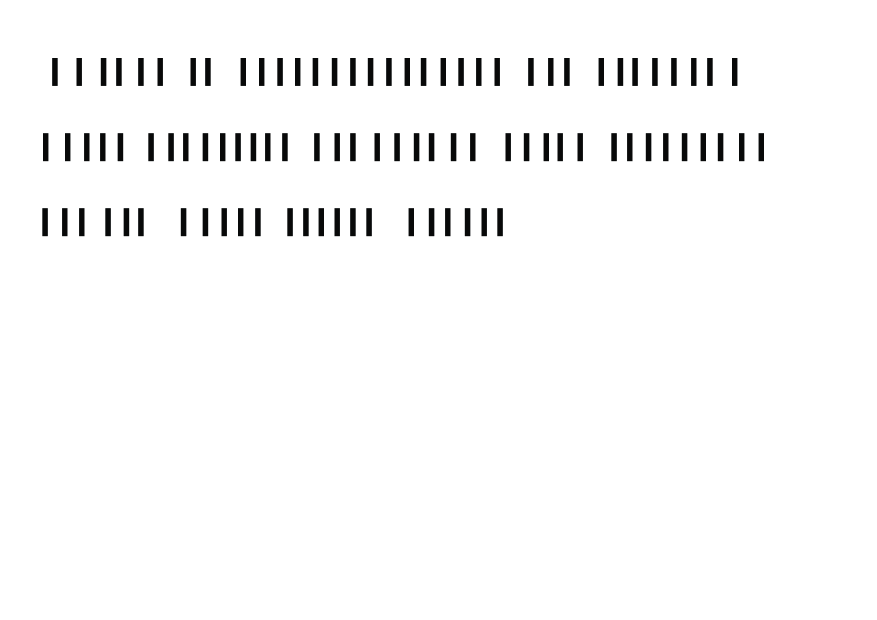
#> input picture research-img-recognition/bars_targets_train/Lbarc1.png, 1754 x 1240 px (shown at 1/2 size); its folder holds only this picture in this run
$ python crop_bars.py
#> lines starting #> are read from the running program, lines starting #| are printed output that depends on the picture; after the words box and inside, x2 and y2 are one past the last pixel; in counts of white or black regions, pixels touching at a corner belong together
import cv2
import numpy as np

def crop_text_and_standardize(image_path, target_size=(256, 256)):
    # Load image as grayscale
#> called with target_size = (256, 256)
    img = cv2.imread(image_path, cv2.IMREAD_GRAYSCALE)
#> img: shape (1240, 1754); min 8, max 255, mean 248.4

    # Threshold to binary (text is black)
    _, binary = cv2.threshold(img, 200, 255, cv2.THRESH_BINARY_INV)
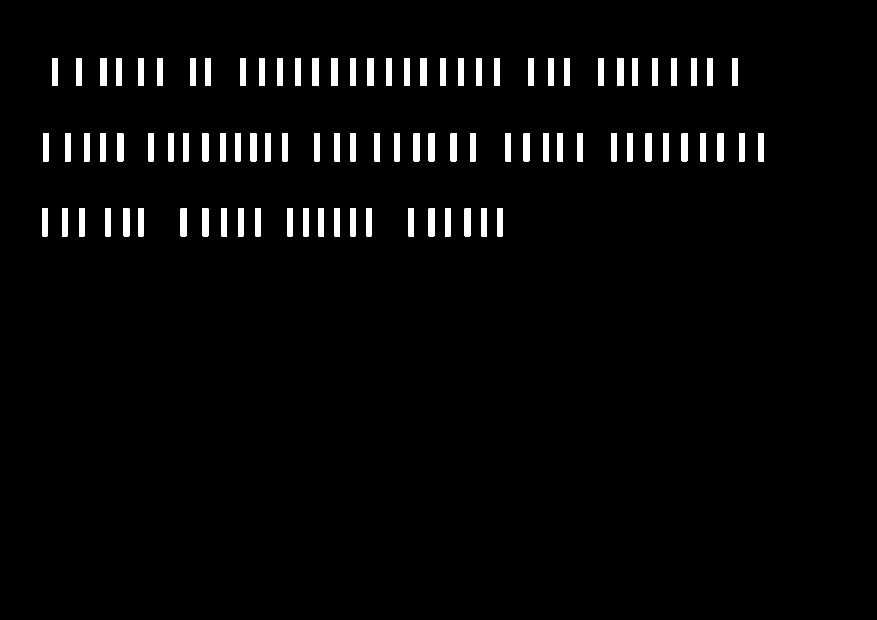
#> binary: shape (1240, 1754) (shown at 1/2 size); 2.8% white; 94 white regions

    # Find contours of the text regions
    contours, _ = cv2.findContours(binary, cv2.RETR_EXTERNAL, cv2.CHAIN_APPROX_SIMPLE)
#> contours = 94 contours; largest, box (x1, y1, x2, y2) and area: (994, 416, 1006, 473) 614, (929, 416, 941, 473) 614, (857, 416, 869, 473) 614, (732, 416, 744, 473) 614, (700, 416, 712, 473) 614

    # If no contours found, return resized original
    if not contours:
        return cv2.resize(img, target_size)

    # Get bounding box around all contours
    x_min = min(cv2.boundingRect(c)[0] for c in contours)
#> x_min = 84
    y_min = min(cv2.boundingRect(c)[1] for c in contours)
#> y_min = 116
    x_max = max(cv2.boundingRect(c)[0] + cv2.boundingRect(c)[2] for c in contours)
#> x_max = 1528
    y_max = max(cv2.boundingRect(c)[1] + cv2.boundingRect(c)[3] for c in contours)
#> y_max = 473

    cropped = img[y_min:y_max, x_min:x_max]
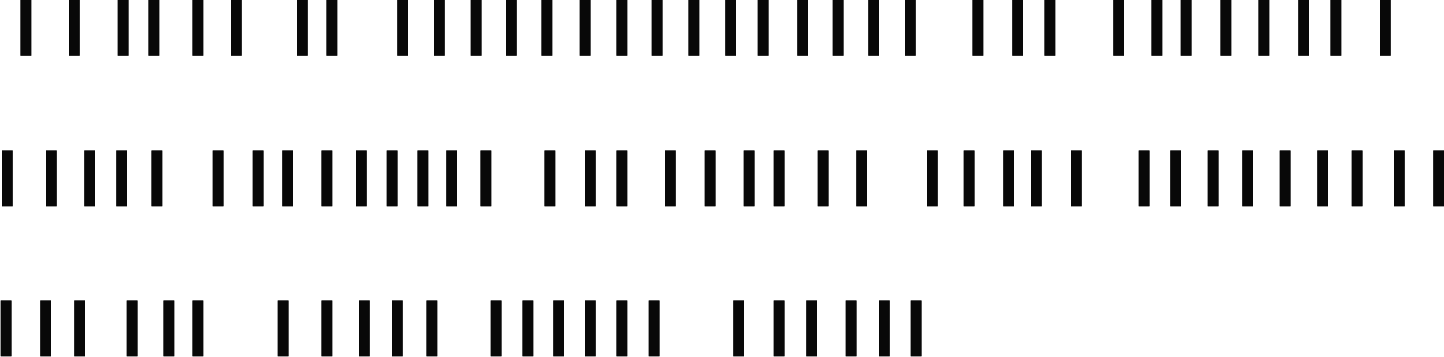
#> cropped: shape (357, 1444); min 8, max 255, mean 227.3

    # Compute padding to reach target size while keeping aspect ratio
    h, w = cropped.shape
#> h = 357; w = 1444
    scale = min(target_size[0] / h, target_size[1] / w)
#> scale = 0.177
    new_h, new_w = int(h * scale), int(w * scale)
#> new_h = 63; new_w = 256

    resized = cv2.resize(cropped, (new_w, new_h), interpolation=cv2.INTER_AREA)
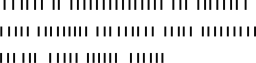
#> resized: shape (63, 256); min 8, max 255, mean 227.3

    # Create white canvas and paste resized text image centered
    canvas = np.ones(target_size, dtype=np.uint8) * 255
    top = (target_size[0] - new_h) // 2
#> top = 96
    left = (target_size[1] - new_w) // 2
#> left = 0
    canvas[top:top+new_h, left:left+new_w] = resized
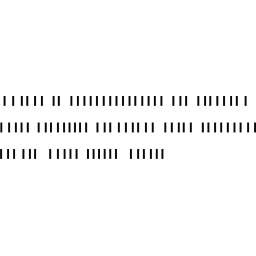
#> canvas: shape (256, 256); min 8, max 255, mean 248.2

    return canvas


from pathlib import Path

this = Path.cwd()
from_dir = this / "bars_targets_train"
to_dir = this / "bars_targets_train_cropped"

for dir in from_dir.iterdir():
    cropped = crop_text_and_standardize(dir)
    cv2.imwrite(to_dir / dir.name, cropped)
    print('done with one')

$ run again, on research-img-recognition/bars_targets_train/Lbarc13.png
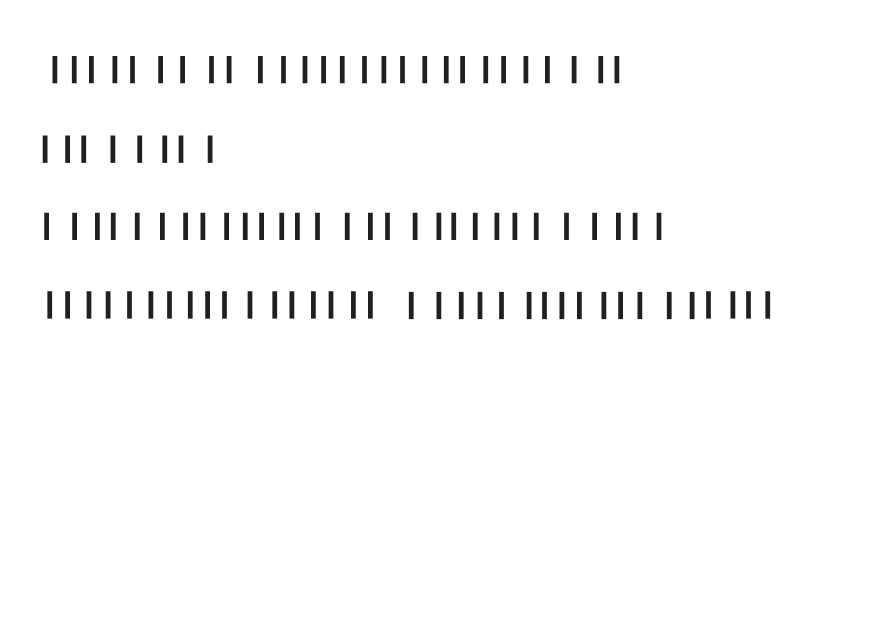
#> input picture research-img-recognition/bars_targets_train/Lbarc13.png, 1754 x 1240 px (shown at 1/2 size)
#> in crop_text_and_standardize, `_, binary = cv2.threshold(img, 200, 255, cv2.THRESH_BINARY_INV)`:
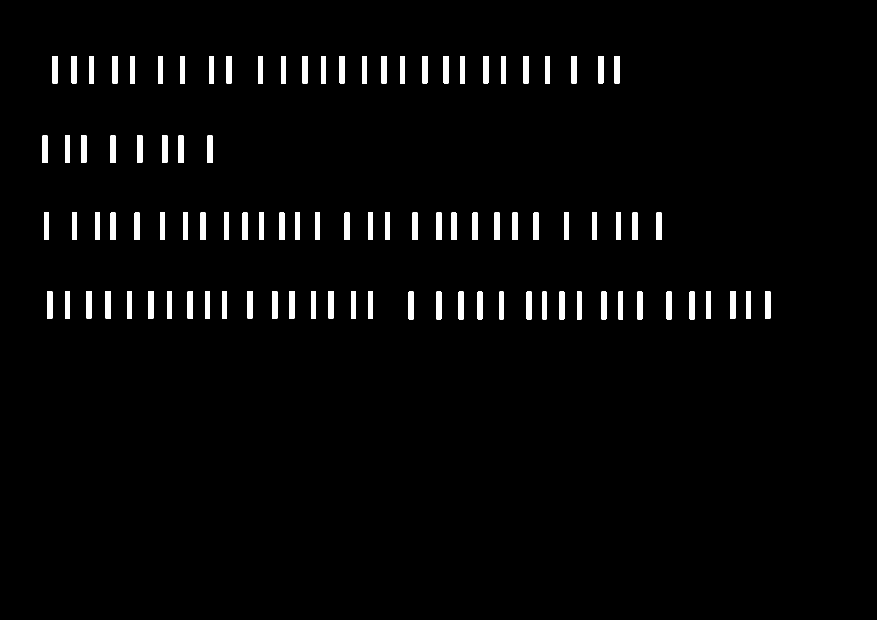
#> binary: shape (1240, 1754) (shown at 1/2 size); 2.6% white; 99 white regions
#> contours = 99 contours; largest, box (x1, y1, x2, y2) and area: (1333, 583, 1344, 639) 548, (917, 583, 928, 639) 548, (817, 583, 828, 639) 548, (1530, 582, 1541, 638) 548, (544, 582, 555, 638) 548
#> x_min = 85
#> y_min = 112
#> x_max = 1541
#> y_max = 639
#> in crop_text_and_standardize, `canvas[top:top+new_h, left:left+new_w] = resized`:
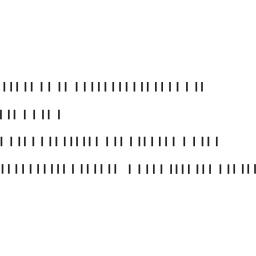
#> canvas: shape (256, 256); min 32, max 255, mean 249.6

$ run again, on research-img-recognition/bars_targets_train/Lbarc14.png
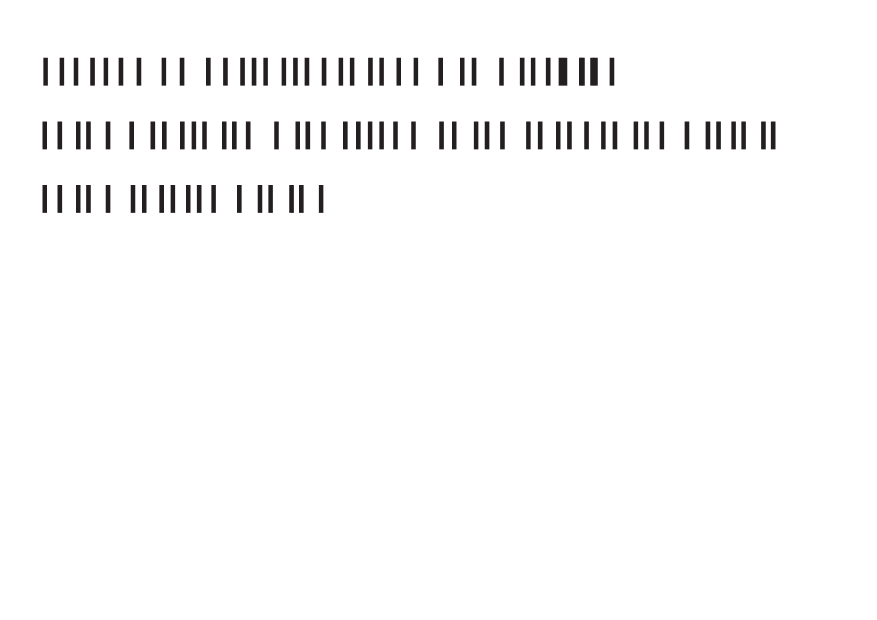
#> input picture research-img-recognition/bars_targets_train/Lbarc14.png, 1754 x 1240 px (shown at 1/2 size)
#> in crop_text_and_standardize, `_, binary = cv2.threshold(img, 200, 255, cv2.THRESH_BINARY_INV)`:
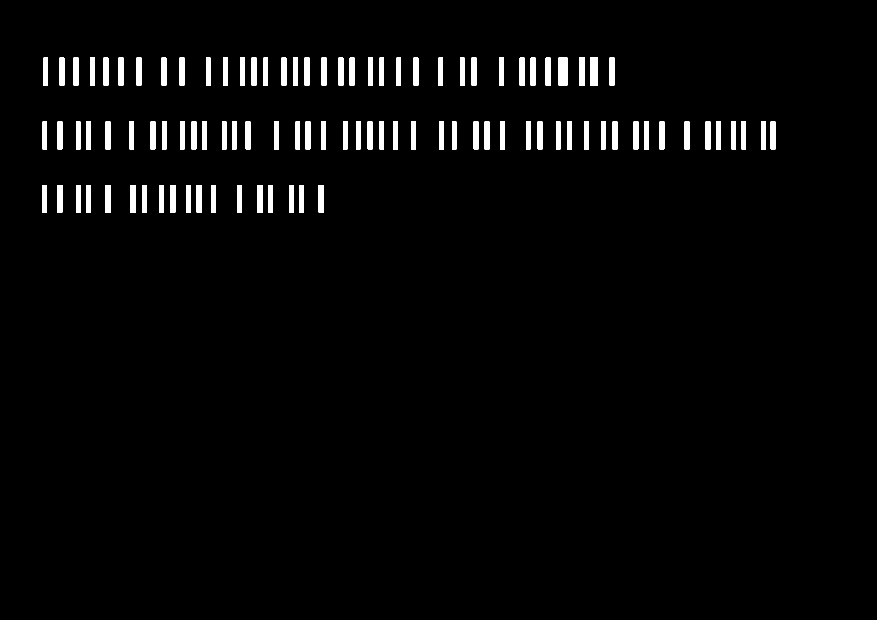
#> binary: shape (1240, 1754) (shown at 1/2 size); 2.6% white; 99 white regions
#> contours = 99 contours; largest, box (x1, y1, x2, y2) and area: (1117, 115, 1135, 172) 951, (1180, 115, 1196, 172) 839, (1158, 115, 1170, 172) 616, (1219, 115, 1229, 172) 503, (1091, 115, 1101, 172) 503
#> x_min = 85
#> y_min = 115
#> x_max = 1551
#> y_max = 426
#> in crop_text_and_standardize, `canvas[top:top+new_h, left:left+new_w] = resized`:
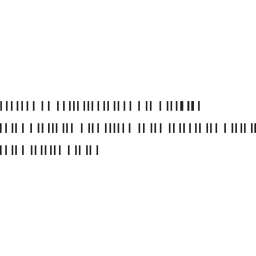
#> canvas: shape (256, 256); min 32, max 255, mean 249.7
